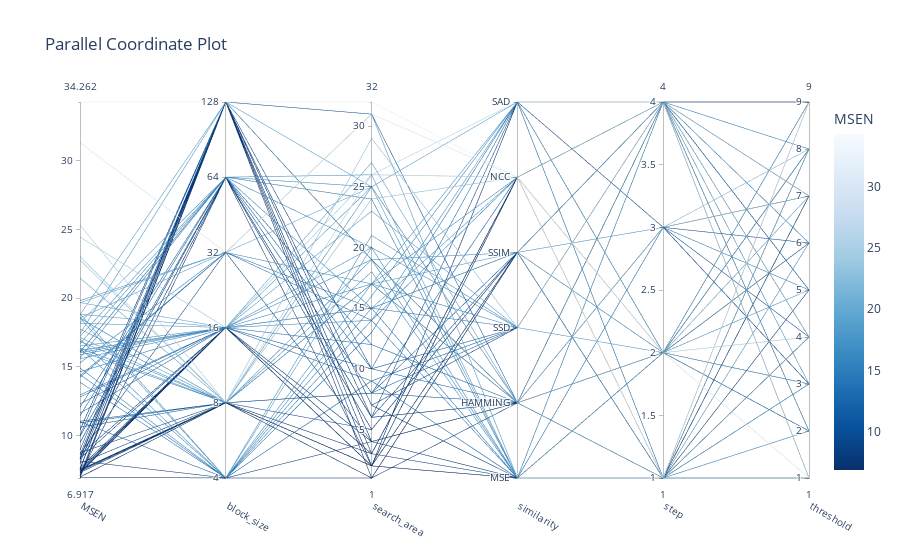

The notebook cell saved with this chart:
### Code cell
optuna.visualization.plot_parallel_coordinate(cleaned_study, params=["block_size","search_area","step","similarity","threshold"], target=lambda t: t.values[0], target_name='MSEN')

### Figure 1 — Plotly figure (JSON) as saved in the notebook; plotly's stock layout.template omitted (floating-point values rounded to 4 significant figures)
{"data": [{"dimensions": [{"label": "MSEN", "range": [6.917, 34.26], "values": [14.92, 14.43, 13.88, 17.01, 18.86, 18.55, 11.01, 18.86, 8.145, 16.34, 6.971, 18.55, 10.93, 11.05, 16.36, 7.464, 25.31, 6.981, 21.46, 17.13, 7.498, 7.518, 23.03, 8.752, 6.981, 7.397, 7.498, 16.85, 21.46, 16.15, 18.54, 10.61, 22.77, 7.984, 7.311, 17.75, 18.17, 16.19, 12.96, 14.64, 8.601, 15.59, 7.275, 19.67, 7.542, 12.31, 7.462, 16.2, 12.81, 18.83, 15.88, 24.44, 8.334, 16.04, 7.278, 11.63, 7.357, 7.675, 7.675, 16.51, 14.24, 19.66, 19.82, 31.3, 15.29, 18.56, 8.654, 19.82, 14.36, 9.497, 18.21, 16.08, 9.951, 11.44, 15.66, 8.234, 7.107, 16.08, 9.497, 16.69, 12.07, 8.234, 9.497, 16.08, 17.22, 17.42, 8.303, 18.79, 10.42, 10.41, 6.917, 6.967, 34.26, 7.564, 8.957, 8.386, 8.017, 7.12, 10.42, 7.619, 10.03, 8.607]}, {"label": "block_size", "range": [0, 5], "ticktext": ["4", "8", "16", "32", "64", "128"], "tickvals": [0, 1, 2, 3, 4, 5], "values": [0, 0, 0, 0, 0, 0, 0, 0, 0, 0, 0, 1, 1, 1, 1, 1, 1, 1, 1, 1, 1, 1, 1, 1, 1, 1, 1, 1, 1, 1, 1, 1, 1, 1, 1, 1, 2, 2, 2, 2, 2, 2, 2, 2, 2, 2, 2, 2, 2, 2, 2, 2, 2, 2, 2, 2, 2, 2, 2, 2, 3, 3, 3, 3, 3, 3, 3, 3, 3, 4, 4, 4, 4, 4, 4, 4, 4, 4, 4, 4, 4, 4, 4, 4, 4, 5, 5, 5, 5, 5, 5, 5, 5, 5, 5, 5, 5, 5, 5, 5, 5, 5]}, {"label": "search_area", "range": [1, 32], "values": [15, 14, 13, 17, 21, 20, 9, 21, 4, 16, 1, 25, 8, 8, 17, 2, 26, 1, 25, 18, 2, 3, 29, 5, 1, 2, 2, 17, 25, 17, 19, 8, 24, 3, 2, 19, 23, 15, 12, 15, 4, 17, 2, 27, 2, 10, 3, 14, 10, 25, 15, 26, 4, 19, 2, 9, 2, 3, 3, 20, 14, 25, 31, 31, 17, 17, 4, 31, 15, 6, 15, 24, 8, 10, 20, 5, 2, 24, 6, 25, 12, 5, 6, 15, 26, 19, 7, 25, 19, 31, 1, 2, 32, 4, 10, 6, 7, 3, 19, 4, 19, 6]}, {"label": "similarity", "range": [0, 5], "ticktext": ["MSE", "HAMMING", "SSD", "SSIM", "NCC", "SAD"], "tickvals": [0, 1, 2, 3, 4, 5], "values": [2, 4, 5, 5, 2, 2, 2, 2, 1, 5, 1, 0, 2, 3, 1, 0, 5, 3, 1, 0, 5, 4, 2, 3, 3, 4, 5, 4, 1, 1, 3, 4, 4, 0, 4, 1, 2, 3, 1, 0, 0, 2, 3, 1, 0, 2, 4, 5, 5, 0, 3, 4, 1, 0, 4, 0, 0, 4, 4, 0, 0, 1, 0, 4, 1, 3, 0, 0, 0, 1, 4, 0, 1, 1, 2, 3, 3, 0, 1, 1, 1, 3, 1, 3, 0, 3, 0, 5, 1, 1, 3, 3, 4, 1, 2, 5, 2, 4, 1, 1, 1, 3]}, {"label": "step", "range": [1, 4], "values": [4, 2, 1, 2, 4, 4, 4, 4, 2, 2, 1, 1, 4, 4, 4, 1, 4, 1, 3, 4, 4, 4, 4, 1, 1, 4, 4, 4, 3, 2, 4, 2, 4, 2, 2, 4, 2, 1, 2, 2, 1, 4, 2, 1, 1, 4, 4, 2, 1, 2, 4, 2, 2, 1, 2, 2, 3, 1, 1, 1, 4, 2, 1, 1, 1, 2, 2, 1, 3, 3, 1, 1, 3, 4, 4, 4, 2, 1, 3, 3, 4, 4, 3, 1, 4, 3, 1, 2, 2, 1, 1, 4, 2, 1, 4, 3, 4, 4, 2, 4, 1, 1]}, {"label": "threshold", "range": [1, 9], "values": [8, 9, 9, 6, 1, 3, 6, 2, 2, 6, 7, 8, 4, 2, 4, 8, 1, 4, 8, 1, 9, 5, 4, 7, 5, 1, 1, 2, 7, 5, 4, 9, 7, 8, 3, 7, 8, 1, 6, 3, 4, 2, 1, 4, 8, 7, 1, 3, 4, 9, 6, 4, 6, 8, 8, 8, 3, 1, 3, 1, 1, 7, 8, 9, 2, 5, 8, 1, 5, 7, 6, 1, 3, 5, 3, 9, 7, 4, 6, 7, 1, 7, 4, 3, 1, 7, 9, 9, 6, 4, 9, 5, 1, 3, 4, 3, 2, 4, 2, 9, 6, 7]}], "labelangle": 30, "labelside": "bottom", "line": {"color": [14.92, 14.43, 13.88, 17.01, 18.86, 18.55, 11.01, 18.86, 8.145, 16.34, 6.971, 18.55, 10.93, 11.05, 16.36, 7.464, 25.31, 6.981, 21.46, 17.13, 7.498, 7.518, 23.03, 8.752, 6.981, 7.397, 7.498, 16.85, 21.46, 16.15, 18.54, 10.61, 22.77, 7.984, 7.311, 17.75, 18.17, 16.19, 12.96, 14.64, 8.601, 15.59, 7.275, 19.67, 7.542, 12.31, 7.462, 16.2, 12.81, 18.83, 15.88, 24.44, 8.334, 16.04, 7.278, 11.63, 7.357, 7.675, 7.675, 16.51, 14.24, 19.66, 19.82, 31.3, 15.29, 18.56, 8.654, 19.82, 14.36, 9.497, 18.21, 16.08, 9.951, 11.44, 15.66, 8.234, 7.107, 16.08, 9.497, 16.69, 12.07, 8.234, 9.497, 16.08, 17.22, 17.42, 8.303, 18.79, 10.42, 10.41, 6.917, 6.967, 34.26, 7.564, 8.957, 8.386, 8.017, 7.12, 10.42, 7.619, 10.03, 8.607], "colorbar": {"title": {"text": "MSEN"}}, "colorscale": [[0, "rgb(247,251,255)"], [0.125, "rgb(222,235,247)"], [0.25, "rgb(198,219,239)"], [0.375, "rgb(158,202,225)"], [0.5, "rgb(107,174,214)"], [0.625, "rgb(66,146,198)"], [0.75, "rgb(33,113,181)"], [0.875, "rgb(8,81,156)"], [1, "rgb(8,48,107)"]], "reversescale": true, "showscale": true}, "type": "parcoords"}], "layout": {"autosize": true, "title": {"text": "Parallel Coordinate Plot"}}}
